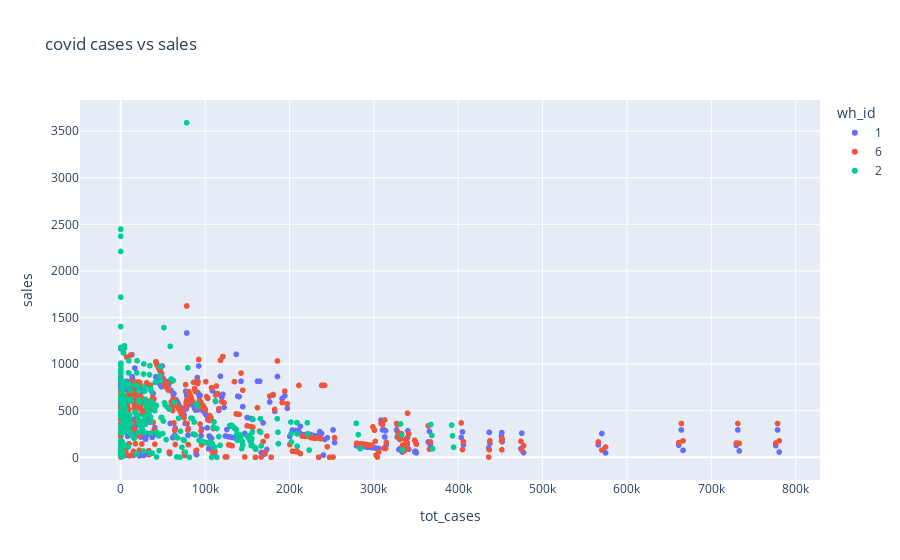

Source (notebook cell):
### Markdown cell above
Seems more average covid month cases is high for 'CA' ,'TX

### Code cell
cov['wh_id']=cov['wh_id'].astype('object')
fig = px.scatter(cov[(cov.wh_id==1)|(cov.wh_id==2)|(cov.wh_id==6)], x="tot_cases", y="sales",
                 title='covid cases vs sales',color='wh_id')
fig.show()

### Figure 1 — Plotly figure (JSON) as saved in the notebook; plotly's stock layout.template omitted (floating-point values rounded to 4 significant figures; data arrays with more than 128 entries replaced by an {"elided": "..."} marker saying what was removed)
{"data": [{"hovertemplate": "wh_id=1<br>tot_cases=%{x}<br>sales=%{y}<extra></extra>", "legendgroup": "1", "marker": {"color": "#636efa", "symbol": "circle"}, "mode": "markers", "name": "1", "showlegend": true, "type": "scattergl", "x": {"elided": "420 int values"}, "xaxis": "x", "y": {"elided": "420 int values"}, "yaxis": "y"}, {"hovertemplate": "wh_id=6<br>tot_cases=%{x}<br>sales=%{y}<extra></extra>", "legendgroup": "6", "marker": {"color": "#EF553B", "symbol": "circle"}, "mode": "markers", "name": "6", "showlegend": true, "type": "scattergl", "x": {"elided": "420 int values"}, "xaxis": "x", "y": {"elided": "420 int values"}, "yaxis": "y"}, {"hovertemplate": "wh_id=2<br>tot_cases=%{x}<br>sales=%{y}<extra></extra>", "legendgroup": "2", "marker": {"color": "#00cc96", "symbol": "circle"}, "mode": "markers", "name": "2", "showlegend": true, "type": "scattergl", "x": {"elided": "420 int values"}, "xaxis": "x", "y": {"elided": "420 int values"}, "yaxis": "y"}], "layout": {"autosize": true, "legend": {"title": {"text": "wh_id"}, "tracegroupgap": 0}, "title": {"text": "covid cases vs sales"}, "xaxis": {"anchor": "y", "autorange": true, "domain": [0, 1], "range": [-47050.0, 827600.0], "title": {"text": "tot_cases"}, "type": "linear"}, "yaxis": {"anchor": "x", "autorange": true, "domain": [0, 1], "range": [-295.2, 3886.0], "title": {"text": "sales"}, "type": "linear"}}}
